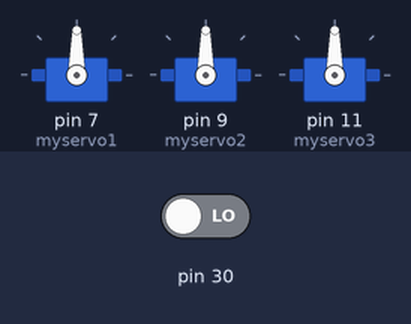
This sketch was run on a simulated Arduino Mega 2560, built with avr-gcc and run on an emulated ATmega2560. Parts: 3 × servo. Inputs (shaded band) come from the test bench; at power-on: pin 30 LOW.

Above: at 1.2 s.
1.3 s: pin 30 driven HIGH
At 2.4 s:
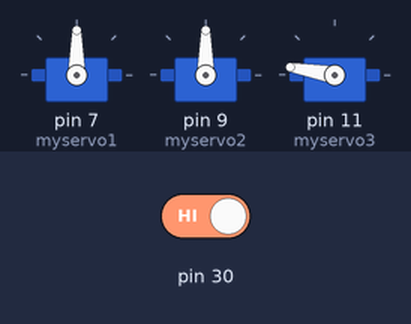
At 7.3 s:
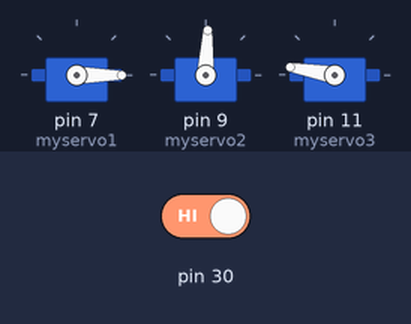
Timing chart, 0 to 11.8 s (numbered marks = the images above; inputs shaded):
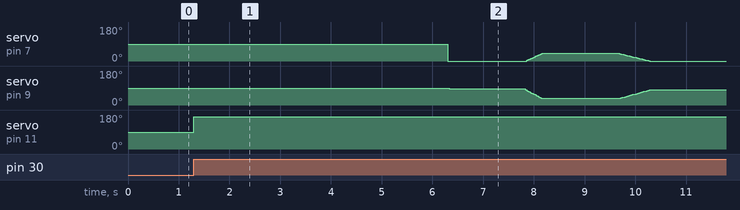

Measured:
- after the input at 1.3 s, servo on pin 11 (myservo3): 90° → 170° at once

The sketch:

sketch_apr30a.ino
```cpp
#include <Servo.h>

Servo myservo1;
Servo myservo2;
Servo myservo3;

int pos = 0;
int flag = 2;
int flagpot = 0;
int lowerang1 = 0;
int upperang1 = 40;
int lowerang2 = 87;
int upperang2 = 132;
int lowerang3 = 0;
int upperang3 = 85;
int analogPin = A0;
int val = 0;

void setup() {
  myservo1.attach(7);
  myservo2.attach(9);
  myservo3.attach(11);
  pinMode(30, INPUT);
}

void loop() {

  int statepot = digitalRead(30);
  if ((statepot == HIGH)&& (flagpot == 0)){
   flag = 0;
   val = analogRead(analogPin);
   myservo3.write(val/3);
   flagpot = 1;
  }

  if (flag == 0) {
    pos = lowerang1;
    delay(5000);

    myservo1.write(lowerang1);
    delay(15);
    myservo2.write(lowerang2);
    delay(15);

    //myservo3.write(lowerang3);
    delay(1500);

//    for (pos = lowerang1; pos <= upperang1; pos += 1) {
//      myservo3.write(2.125 * pos);
//      delay(15);
//    }

//    pos = lowerang1;

    for (pos = lowerang1; pos <= upperang1; pos += 1) {
      myservo1.write(pos);
      myservo2.write(-1.125 * pos + 80);
      delay(8);
    }

    flag = 1;

    delay(1500);
  }
  else if ( flag == 1) {
    for (pos = upperang1; pos >= lowerang1; pos += -1) {
      myservo1.write(pos);
      myservo2.write(-1.125 * pos + 80);
//      myservo3.write(2.125 * pos);
      delay(15);
    }

    flag = 2;

  }
}
```
